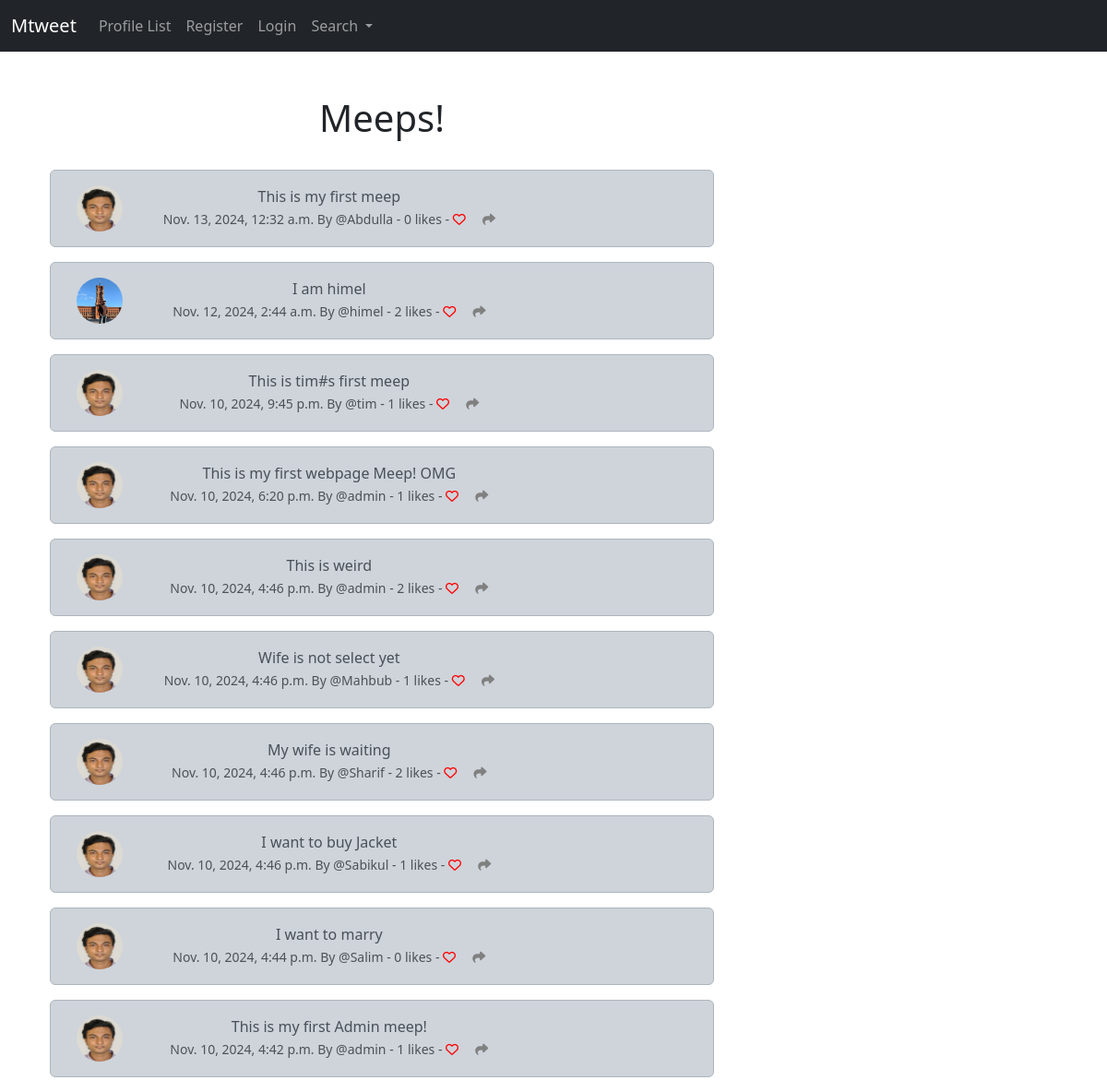
The page / on the database its author committed.
### Mtweet/models.py (models this page shows, shortened)
class Meep(models.Model):
    user = models.ForeignKey(
        User, related_name="meeps",
        on_delete=models.DO_NOTHING
        )
    body = models.CharField(max_length=200)
    created_at = models.DateTimeField(auto_now_add=True)
    likes= models.ManyToManyField(User, related_name="meep_like", blank=True)
    def number_of_likes(self):
         return self.likes.count()

class Profile(models.Model):
    user = models.OneToOneField(User, on_delete=models.CASCADE)
    follows = models.ManyToManyField("self",related_name="followed_by",symmetrical=False,blank = True)
    date_modified = models.DateTimeField(User, auto_now=True)
    profile_image= models.ImageField(null=True, blank=True, upload_to="images/")
    profile_bio = models.CharField(null=True, blank=True,max_length=500)
    homepage_link = models.CharField(null=True, blank=True,max_length=100)
    facebook_link= models.CharField(null=True, blank=True,max_length=100)
    instagram_link= models.CharField(null=True, blank=True,max_length=100)
    linkedin_link= models.CharField(null=True, blank=True,max_length=100)

### Mtweet/views.py (the view)
# urls.py: path('', views.home, name='home'),
def home(request):
    if request.user.is_authenticated:
        form = MeepForm(request.POST or None)
        if request.method == "POST":
            if form.is_valid():
                meep = form.save(commit = False)
                meep.user = request.user
                meep.save()
                messages.success(request, ('You Meeop has been posted.... '))
                return redirect ('home')
        meeps = Meep.objects.all().order_by("-created_at")
        return render(request, 'home.html', {"meeps": meeps, "form": form})
    else:
        meeps = Meep.objects.all().order_by("-created_at")
        return render(request, 'home.html', {"meeps": meeps})

### Mtweet/templates/home.html (shortened to what this page needs)
{% extends 'base.html' %}
{% block content %}
{% load static %}
<div class="container text-center">
    <div class="row">
        <div class="col-8">
    <h1>Meeps!</h1>
<br>
     {% for meep in meeps %}
        <div class="alert alert-dark" role="alert">
            <div class="container">
                <div class="row">
                    <div class="col-1">
                    {%  if meep.user.profile.profile_image %}
                        <img src="{{ meep.user.profile.profile_image.url }}"  width=50 height="50"
                        class="rounded-circle" alt="{{ profile.user.username }}">
                    {% else %}
                    <img src="{% static 'images/Masud_photo.jpg' %}"  width=50 height="50"
                    class="rounded-circle" alt="{{ profile.user.username }}">
                    {% endif %}
                    </div>
        <div class="col-md-8">
            {{meep.body}} <br>
            <small class="text-muted">
             {{ meep.created_at }} By  @{{ meep.user.username }}
             - {{ meep.number_of_likes }} likes -
            {% if user in meep.likes.all %}
               <a href="{% url 'meep_like' meep.id %}">
                <i class="fa-solid fa-heart" style="color:red"></i></a>
              {% else %}
              <a href="{% url 'meep_like' meep.id %}">
                <i class="fa fa-heart-o" style="color:red"></i></a>
            {% endif %}
                <a href="{% url 'meep_show' meep.id %}">
                    <i class="fa-solid fa-share" style="color:gray"></i></a>
            </small>
        </div>
            <br>
            <br>
        </div>
    </div>
</div>
     {% endfor %}
</div>
<div class="col-4">
        <br>
        <br>
        <br>
</div>
{% endblock %}

### rows shown on the page
Meep: body "This is my first meep", created_at "Nov. 13, 2024, 12:32 a.m.", user.username "Abdulla", number_of_likes "0"
Meep: user.profile.profile_image (picture), body "I am himel", created_at "Nov. 12, 2024, 2:44 a.m.", user.username "himel", number_of_likes "2"
Meep: body "This is tim#s first meep", created_at "Nov. 10, 2024, 9:45 p.m.", user.username "tim", number_of_likes "1"
Meep: user.profile.profile_image (picture), body "This is my first webpage Meep! OMG", created_at "Nov. 10, 2024, 6:20 p.m.", user.username "admin", number_of_likes "1"
Meep: user.profile.profile_image (picture), body "This is weird", created_at "Nov. 10, 2024, 4:46 p.m.", user.username "admin", number_of_likes "2"
Meep: body "Wife is not select yet", created_at "Nov. 10, 2024, 4:46 p.m.", user.username "Mahbub", number_of_likes "1"
Meep: body "My wife is waiting", created_at "Nov. 10, 2024, 4:46 p.m.", user.username "Sharif", number_of_likes "2"
Meep: body "I want to buy Jacket", created_at "Nov. 10, 2024, 4:46 p.m.", user.username "Sabikul", number_of_likes "1"
Meep: body "I want to marry", created_at "Nov. 10, 2024, 4:44 p.m.", user.username "Salim", number_of_likes "0"
Meep: user.profile.profile_image (picture), body "This is my first Admin meep!", created_at "Nov. 10, 2024, 4:42 p.m.", user.username "admin", number_of_likes "1"
